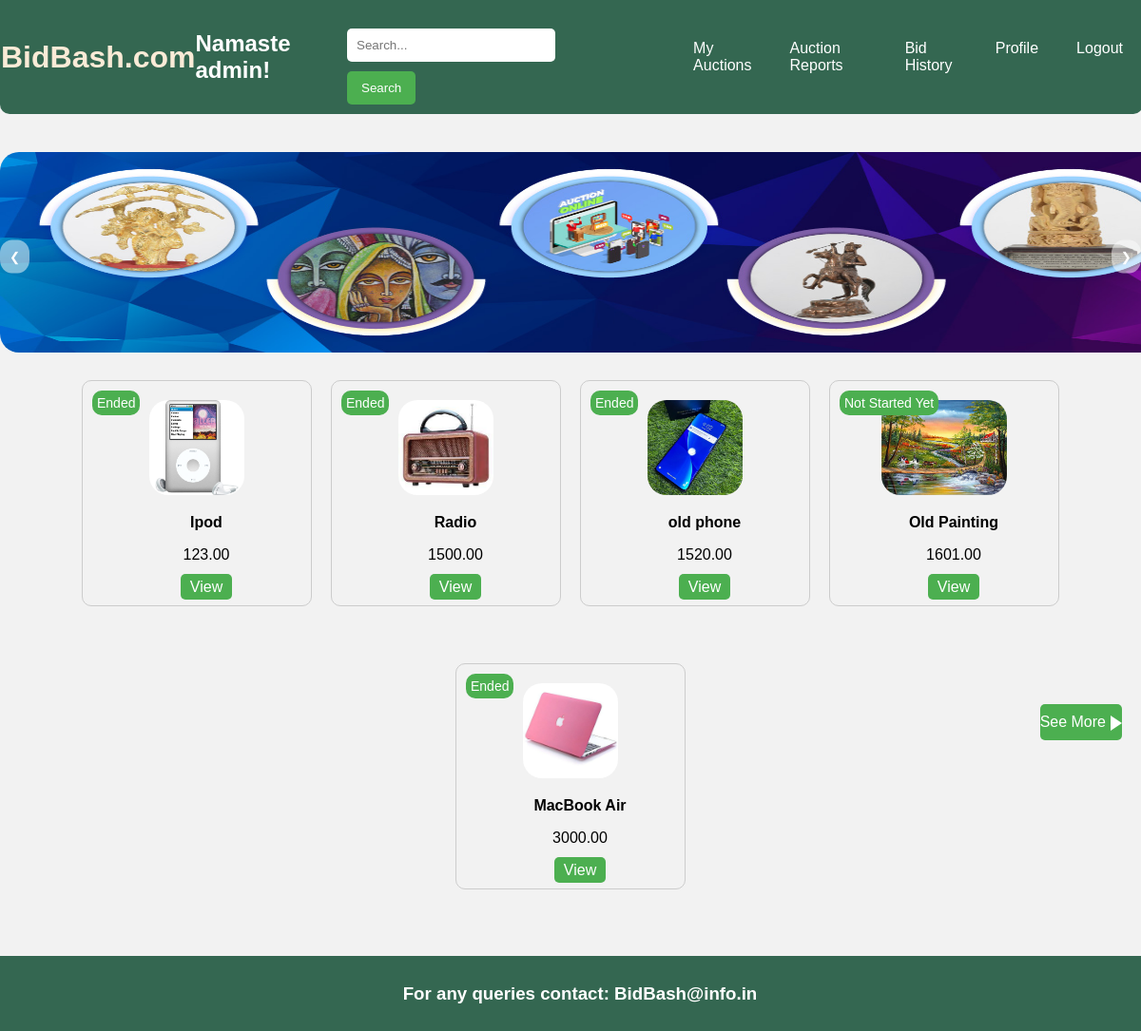
/ (signed in), run on the app's committed database.
### myapp/models.py (models this page shows, shortened)
class User(AbstractUser):
    contact_no = models.IntegerField(null=True)
    email = models.EmailField(max_length=254)
    first_name = models.CharField(max_length=30)
    last_name = models.CharField(max_length=30)

class AuctionItem(models.Model):
    name = models.CharField(max_length=100)
    description = models.TextField()
    category = models.CharField(max_length=100)
    seller = models.ForeignKey(User, on_delete=models.CASCADE)
    base_price = models.DecimalField(max_digits=10, decimal_places=2)
    start_time = models.DateTimeField()
    end_time = models.DateTimeField()
    highest_bid = models.DecimalField(max_digits=10, decimal_places=2, default=0)  # Set default value

class Image(models.Model):
    item = models.ForeignKey(AuctionItem, on_delete=models.CASCADE)
    image = models.ImageField(upload_to='images/')

### myapp/views.py (the view)
# urls.py: path('', views.home, name='home'),
def home(request):
    username = request.user.username
    items = AuctionItem.objects.order_by('-id')[:5]
    item_image_pairs = []
    for item in items:
        image = Image.objects.filter(item=item).first()
        item_image_pairs.append((item, image))
    context = {
        'main_user': username,
        'item_image_pairs': item_image_pairs,
    }
    return render(request,'UserSide/index.html',context)

### templates/UserSide/index.html (shortened to what this page needs)
{% extends 'UserSide/base.html' %}
{% load static %}
{% block body %}
{% if user.is_authenticated %}
<div class="slider">
    <div class="slides">
        <div class="slide">
            <img src="{% static 'images/banner.jpg' %}" alt="Slide 1">
        </div>
    </div>
    <button class="prev" onclick="moveSlide(-1)">&#10094;</button>
    <button class="next" onclick="moveSlide(1)">&#10095;</button>
</div>
<div class="product-container">
    {% for item, img in item_image_pairs %}
    <a href="{% url 'item' item.id %}" class="product-div">
        <div class="product" style="position: relative;">
            <div class="time-left{{ forloop.counter }}" style="position: absolute; top: 10px; left: 10px; color: white; background-color: #4CAF50; padding: 5px; border-radius: 10px; font-family: Arial, sans-serif; font-size: 14px;"></div>
            <img src="{{ img.image.url }}" alt="{{ item.name }}">
            <div class="product-details">
                <p class="product-name">{{ item.name }}</p>
                <p class="base-price">{{ item.base_price }}</p>
                <a class="bid-now" href="{% url 'item' item.id %}">View</a>
            </div>
        </div>
    </a>
    {% endfor %}
</div>
<a href="{% url 'see_more' %}" class="see-more-button">See More</a>
{% else %}
<script type="text/javascript">
    window.location.href = "{% url 'login' %}";
</script>
</html>
{% endif %}
{% endblock body %}

### templates/UserSide/base.html (shortened to what this page needs)
<!DOCTYPE html>
<html lang="en">
<head>
    {% load static %}
    <link rel="stylesheet" href="{% static 'styles.css' %}">
</head>
<body>
    <header>
        <a href="{% url 'home' %}" style="text-decoration:none; color: antiquewhite;"><h1>BidBash.com</h1></a>
        {% if user.is_authenticated %}
        <h2>Namaste {{ user.username }}!</h2>
        {% endif %}
        <div class="search-bar">
            <form action="{% url 'search_products' %}" method="GET">
                <input type="text" name="q" placeholder="Search...">
                <button type="submit">Search</button>
            </form>
        </div>
        <div class="menu">
            <a class="menu-icon" href="{% url 'my_auctions' %}">My Auctions</a>
            <a class="menu-icon" href="{% url 'auction_reports' %}">Auction Reports</a>
            <a class="menu-icon" href="{% url 'bid_history' %}">Bid History</a>
            <a class="menu-icon" href="{% url 'profile' %}">Profile</a>
            <a class="menu-icon" href="{% url 'logout' %}">Logout</a>
        </div>
    </header>
    <div class="content">
        {% block body %}
        {% endblock body %}
    </div>
    <footer>
        <h3>For any queries contact: BidBash@info.in</h3>
    </footer>
</body>
</html>

### static/styles.css (style rules this page uses)
body { font-family: Arial, sans-serif; margin: 0; padding: 0; background-color: #f2f2f2; min-height: 100vh; position: relative; }
header { background-color: #346751; color: #fff; border-radius: 0 0 10px 10px; padding: 10px 1px; display: flex; justify-content: space-between; align-items: center; position: fixed; top: 0; left: 0; width: 100%; z-index: 1000; }
.content { padding-top: 150px; padding-bottom: 60px; }
.search-bar { display: flex; width: 400px; }
.search-bar input[type="text"] { padding: 10px; width: 70%; border: none; border-radius: 5px; margin-right: 10px; }
.search-bar button { padding: 10px 15px; background-color: #4CAF50; color: white; border: none; border-radius: 5px; cursor: pointer; }
.menu { display: flex; }
.menu-icon { text-decoration: none; margin-left: 20px; margin-right: 20px; color: #fff; }
footer { position: absolute; bottom: 0; width: 100%; background-color: #346751; color: #fff; padding: 10px; text-align: center; }
.slider { position: relative; max-width: 1520px; margin: 0 auto -100px; overflow: hidden; max-height: 300px; }
.slides { display: flex; }
.slide { min-width: 1520px; }
img { margin-top: 10px; width: 100%; height: 50%; border-radius: 20px; }
.prev, .next { position: absolute; top: 40%; transform: translateY(-50%); background-color: rgba(253, 253, 253, 0.5); color: white; border: 4px black; border-radius: 40%; cursor: pointer; padding: 10px; z-index: 1; }
.prev { left: 0; }
.next { right: 0; }
.product-container { display: flex; flex-wrap: wrap; justify-content: center; margin-top: -20px; }
.product { width: 220px; margin: 10px; margin-top: 50px; padding: 10px; border: 1px solid #ccc; border-radius: 10px; text-align: center; }
.product-div { text-decoration: none; color: black; }
.product img { max-width: 100%; max-height: 100px; width: auto; height: auto; object-fit: contain; }
.product-name { font-weight: bold; }
.base-price { margin-top: 5px; }
.bid-now { margin-top: 10px; padding: 5px 10px; background-color: #4CAF50; color: white; border: none; border-radius: 5px; cursor: pointer; text-decoration: none; }
.see-more-button { position: absolute; text-decoration: none; top: 70%; right: 20px; transform: translateY(-50%); background-color: #4CAF50; color: white; border: none; border-radius: 5px; padding: 10px 0px; cursor: pointer; overflow: hidden; }
.see-more-button::after { content: ""; display: inline-block; width: 0; height: 0; border-style: solid; border-width: 8px 0 8px 12px; border-color: transparent transparent transparent white; margin-left: 5px; vertical-align: middle; transition: transform 0.3s ease; }
.product-details { flex: 2; padding-left: 20px; }
.base-price, .highest-bid { margin-top: 10px; }
form { margin-top: 20px; }
input[type="email"], input[type="text"] { width: 100%; padding: 10px; margin-bottom: 10px; border: 1px solid #ccc; border-radius: 5px; }
button { padding: 10px 20px; background-color: #4CAF50; color: #fff; border: none; border-radius: 5px; cursor: pointer; }

### data on the page
User: username "admin"
AuctionItem: image (picture), name "Ipod", base_price "123.00"
AuctionItem: image (picture), name "Radio", base_price "1500.00"
AuctionItem: image (picture), name "old phone", base_price "1520.00"
AuctionItem: image (picture), name "Old Painting", base_price "1601.00"
AuctionItem: image (picture), name "MacBook Air", base_price "3000.00"
